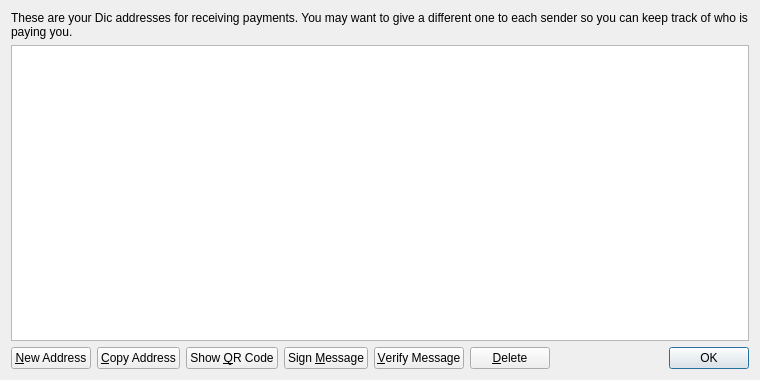
<?xml version="1.0" encoding="UTF-8"?>
<ui version="4.0">
 <class>AddressBookPage</class>
 <widget class="QWidget" name="AddressBookPage">
  <property name="geometry">
   <rect>
    <x>0</x>
    <y>0</y>
    <width>760</width>
    <height>380</height>
   </rect>
  </property>
  <property name="windowTitle">
   <string>Address Book</string>
  </property>
  <property name="styleSheet">
   <string notr="true">background-image: url(:/images/bkg2);</string>
  </property>
  <layout class="QVBoxLayout" name="verticalLayout">
   <item>
    <widget class="QLabel" name="labelExplanation">
     <property name="text">
      <string>These are your Dic addresses for receiving payments. You may want to give a different one to each sender so you can keep track of who is paying you.</string>
     </property>
     <property name="textFormat">
      <enum>Qt::PlainText</enum>
     </property>
     <property name="wordWrap">
      <bool>true</bool>
     </property>
    </widget>
   </item>
   <item>
    <widget class="QTableView" name="tableView">
     <property name="contextMenuPolicy">
      <enum>Qt::CustomContextMenu</enum>
     </property>
     <property name="toolTip">
      <string>Double-click to edit address or label</string>
     </property>
     <property name="tabKeyNavigation">
      <bool>false</bool>
     </property>
     <property name="alternatingRowColors">
      <bool>true</bool>
     </property>
     <property name="selectionMode">
      <enum>QAbstractItemView::SingleSelection</enum>
     </property>
     <property name="selectionBehavior">
      <enum>QAbstractItemView::SelectRows</enum>
     </property>
     <property name="sortingEnabled">
      <bool>true</bool>
     </property>
     <attribute name="verticalHeaderVisible">
      <bool>false</bool>
     </attribute>
    </widget>
   </item>
   <item>
    <layout class="QHBoxLayout" name="horizontalLayout">
     <item>
      <widget class="QPushButton" name="newAddressButton">
       <property name="toolTip">
        <string>Create a new address</string>
       </property>
       <property name="text">
        <string>&amp;New Address</string>
       </property>
       <property name="icon">
        <iconset resource="../bitcoin.qrc">
         <normaloff>:/icons/add</normaloff>:/icons/add</iconset>
       </property>
      </widget>
     </item>
     <item>
      <widget class="QPushButton" name="copyToClipboard">
       <property name="toolTip">
        <string>Copy the currently selected address to the system clipboard</string>
       </property>
       <property name="text">
        <string>&amp;Copy Address</string>
       </property>
       <property name="icon">
        <iconset resource="../bitcoin.qrc">
         <normaloff>:/icons/editcopy</normaloff>:/icons/editcopy</iconset>
       </property>
      </widget>
     </item>
     <item>
      <widget class="QPushButton" name="showQRCode">
       <property name="text">
        <string>Show &amp;QR Code</string>
       </property>
       <property name="icon">
        <iconset resource="../bitcoin.qrc">
         <normaloff>:/icons/qrcode</normaloff>:/icons/qrcode</iconset>
       </property>
      </widget>
     </item>
     <item>
      <widget class="QPushButton" name="signMessage">
       <property name="toolTip">
        <string>Sign a message to prove you own a Dic address</string>
       </property>
       <property name="text">
        <string>Sign &amp;Message</string>
       </property>
       <property name="icon">
        <iconset resource="../bitcoin.qrc">
         <normaloff>:/icons/edit</normaloff>:/icons/edit</iconset>
       </property>
      </widget>
     </item>
     <item>
      <widget class="QPushButton" name="verifyMessage">
       <property name="toolTip">
        <string>Verify a message to ensure it was signed with a specified Dic address</string>
       </property>
       <property name="text">
        <string>&amp;Verify Message</string>
       </property>
       <property name="icon">
        <iconset resource="../bitcoin.qrc">
         <normaloff>:/icons/transaction_0</normaloff>:/icons/transaction_0</iconset>
       </property>
      </widget>
     </item>
     <item>
      <widget class="QPushButton" name="deleteButton">
       <property name="toolTip">
        <string>Delete the currently selected address from the list</string>
       </property>
       <property name="text">
        <string>&amp;Delete</string>
       </property>
       <property name="icon">
        <iconset resource="../bitcoin.qrc">
         <normaloff>:/icons/remove</normaloff>:/icons/remove</iconset>
       </property>
      </widget>
     </item>
     <item>
      <spacer name="horizontalSpacer">
       <property name="orientation">
        <enum>Qt::Horizontal</enum>
       </property>
       <property name="sizeHint" stdset="0">
        <size>
         <width>40</width>
         <height>20</height>
        </size>
       </property>
      </spacer>
     </item>
     <item>
      <widget class="QDialogButtonBox" name="buttonBox">
       <property name="sizePolicy">
        <sizepolicy hsizetype="Maximum" vsizetype="Fixed">
         <horstretch>0</horstretch>
         <verstretch>0</verstretch>
        </sizepolicy>
       </property>
       <property name="standardButtons">
        <set>QDialogButtonBox::Ok</set>
       </property>
      </widget>
     </item>
    </layout>
   </item>
  </layout>
 </widget>
 <resources>
  <include location="../bitcoin.qrc"/>
 </resources>
 <connections/>
</ui>
